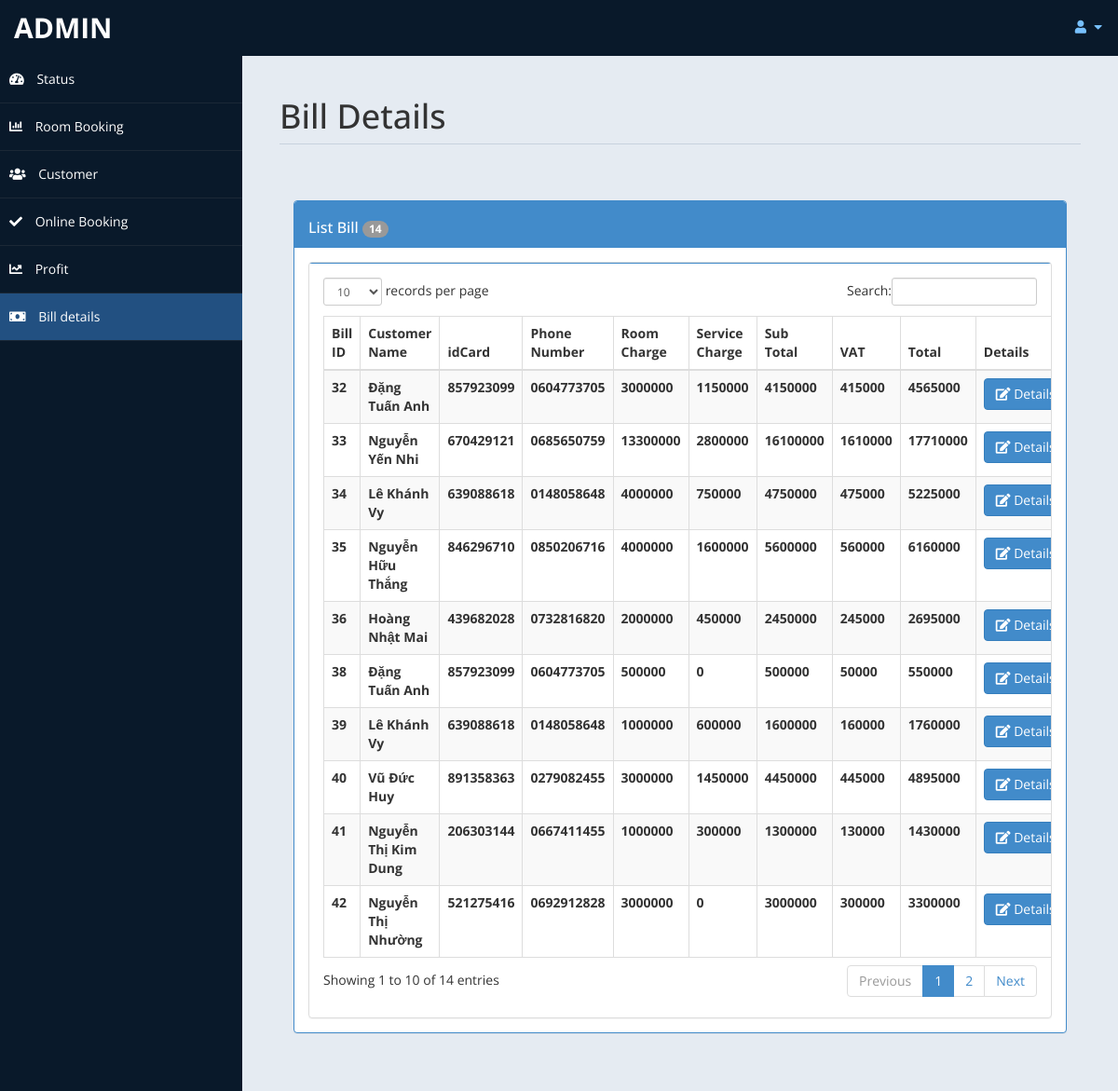
Screenshot of /HotelManagement/billdetail.php (signed in) with the database file from the repository.
### tables this page shows
CREATE TABLE `bill` (
  `billID` int(11) NOT NULL AUTO_INCREMENT,
  `registerID` int(15) NOT NULL,
  `paymentDate` date NOT NULL,
  `staff` varchar(15) NOT NULL,
  `roomcharge` float NOT NULL,
  `servicecharge` float NOT NULL,
  `subTotal` float NOT NULL,
  `vat` float NOT NULL,
  `total` float NOT NULL,
  `profit` int(11) NOT NULL,
  PRIMARY KEY (`billID`)
);

CREATE TABLE `customer` (
  `customerID` int(11) NOT NULL AUTO_INCREMENT,
  `customerName` text NOT NULL,
  `idCard` varchar(20) NOT NULL,
  `gender` text NOT NULL,
  `address` text NOT NULL,
  `phoneNumber` varchar(15) NOT NULL,
  `nationality` text NOT NULL,
  `email` text DEFAULT NULL,
  `note` text DEFAULT NULL,
  PRIMARY KEY (`customerID`)
);

### HotelManagement/billdetail.php (the view, shortened to what this page needs)
<!DOCTYPE html>
<html xmlns="http://www.w3.org/1999/xhtml">
<head>
    <link href="assets/css/bootstrap.css" rel="stylesheet" />
    <link href="assets/css/font-awesome.css" rel="stylesheet" />
    <link rel="stylesheet" href="https://cdnjs.cloudflare.com/ajax/libs/font-awesome/5.15.3/css/all.min.css"
 />
    <link href="assets/js/morris/morris-0.4.3.min.css" rel="stylesheet" />
    <link href="assets/css/custom-styles.css" rel="stylesheet" />
    <link href="assets/js/dataTables/dataTables.bootstrap.css" rel="stylesheet" />
</head>
<body onload="loadData()">
    <div id="wrapper">
        <nav class="navbar navbar-default top-navbar" role="navigation">
            <div class="navbar-header">
                <a class="navbar-brand" href="home.php"> <?php echo $_SESSION["user"]; ?> </a>
            </div>
            <ul class="nav navbar-top-links navbar-right">
                <li class="dropdown">
                    <a class="dropdown-toggle" data-toggle="dropdown" href="#" aria-expanded="false">
                        <i class="fa fa-user fa-fw"></i> <i class="fa fa-caret-down"></i>
                    </a>
                </li>
            </ul>
        </nav>
        <nav class="navbar-default navbar-side" role="navigation">
            <div class="sidebar-collapse">
                <ul class="nav" id="main-menu">
                    <li>
                        <a href="home.php"><i class="fas fa-tachometer-alt"></i> Status</a>
                    </li>
                    <li>
                        <a href="roombooking.php"><i class="fa fa-bar-chart-o"></i> Room Booking</a>
                    </li>
                    <li>
                        <a href="customer.php"><i class="fas fa-users"></i> Customer</a>
                    </li>
                    <li>
                        <a href="checkonlinebooking.php"><i class="fas fa-check"></i> Online Booking</a>
                    </li>
                    <li>
                        <a href="profit.php"><i class="fas fa-chart-line"></i> Profit</a>
                    </li>
                    <li>
                        <a class="active-menu" href="billdetail.php"><i class="fas fa-money-bill"></i> Bill details</a>
                    </li>
                </ul>
            </div>
        </nav>
        <div id="page-wrapper">
            <div id="page-inner">
                <div class="row">
                    <div class="col-md-12">
                        <h1 class="page-header">
                            Bill Details
                        </h1>
                    </div>
                </div>
                <?php
						include ('db.php');
						$sql = "SELECT bill.billID, customer.customerName, customer.idCard, customer.phoneNumber, bill.roomcharge, bill.servicecharge, bill.subTotal, bill.vat,bill.total FROM `bill`, `registrationform`,`customer` WHERE bill.registerID = registrationform.registerID AND registrationform.customerID = customer.customerID AND registrationform.note ='paid'";
						$result = mysqli_query($conn,$sql);
						$c = 0;
						while($row=mysqli_fetch_array($result) )
						{
							$c+=1;
						}
				?>
                <div class="row">
                    <div class="col-md-12">
                        <div class="panel-body">
                            <div class="panel-group" id="accordion">
                                <div class="panel panel-primary">
                                    <div class="panel-heading">
                                        <h4 class="panel-title">
                                            <div>
                                                List Bill <span class="badge"><?php echo $c ; ?></span>
                                            </div>
                                        </h4>
                                    </div>
                                    <div id="collapseTwo" class="panel-collapse in" style="height: auto;">
                                        <div class="panel-body">
                                            <div class="panel panel-default">
                                                <div class="panel-body">
                                                    <div class="table-responsive">
                                                        <table class="table table-striped table-bordered table-hover"
                                                            id="dataTables">
                                                            <thead>
                                                                <tr>
                                                                    <th>Bill ID</th>
                                                                    <th>Customer Name</th>
                                                                    <th>idCard</th>
                                                                    <th>Phone Number</th>
                                                                    <th>Room Charge</th>
                                                                    <th>Service Charge</th>
                                                                    <th>Sub Total</th>
                                                                    <th>VAT</th>
                                                                    <th>Total</th>
                                                                    <th>Details</th>
                                                                </tr>
                                                            </thead>
                                                            <tbody>
                                                                <?php
                                                                    $get_bill_infor = "SELECT bill.registerID, bill.billID, customer.customerName, customer.idCard, customer.phoneNumber, bill.roomcharge, bill.servicecharge, bill.subTotal, bill.vat,bill.total FROM `bill`, `registrationform`,`customer` WHERE bill.registerID = registrationform.registerID AND registrationform.customerID = customer.customerID AND registrationform.note ='paid'";
                                                                    $get_bill_infor_result = mysqli_query($conn,$get_bill_infor);
                                                                    while($trow=mysqli_fetch_array($get_bill_infor_result) )
                                                                    {
                                                                        $billID = $trow['billID'];
                                                                        $customerName = $trow['customerName'];
                                                                        $idCard = $trow['idCard'];
                                                                        $phoneNumber = $trow['phoneNumber'];
                                                                        $roomCharge = $trow['roomcharge'];
                                                                        $serviceCharge = $trow['servicecharge'];
                                                                        $subTotal = $trow['subTotal'];
                                                                        $VAT = $trow['vat'];
                                                                        $total = $trow['total'];
                                                                        $registerID = $trow['registerID'];
                                                                        echo"<tr>
                                                                            <th>".$billID."</th>
                                                                            <th>".$customerName."</th>
                                                                            <th>".$idCard."</th>
                                                                            <th>".$phoneNumber."</th>
                                                                            <th>".$roomCharge."</th>
                                                                            <th>".$serviceCharge."</th>
                                                                            <th>".$subTotal."</th>
                                                                            <th>".$VAT."</th>
                                                                            <th>".$total."</th>
                                                                            <td><a href='print.php?id=$registerID' target='_blank'><button class='btn btn-primary btn' data-toggle='modal' data-target='#myModal2'><i class='fas fa-edit'></i> Details</button></a></td>
                                                                            </tr>";
                                                                    }
                                                                ?>
                                                            </tbody>
                                                        </table>
                                                    </div>
                                                </div>
                                            </div>
                                        </div>
                                    </div>
                                </div>
                            </div>
                        </div>
                    </div>
                </div>
            </div>
        </div>
    </div>
</body>
</html>

### HotelManagement/assets/css/custom-styles.css (style rules this page uses)
body { font-family: 'Open Sans', sans-serif; }
#wrapper { width: 100%; background: #09192A; }
#page-wrapper { padding: 15px 15px; min-height: 600px; background: #E5EBF2; }
#page-inner { width: 100%; margin: 10px 20px 10px 0px; background-color: transparent; padding: 10px; min-height: 1200px; }
h1, .h1, h2, .h2, h3, .h3 { margin-top: 7px; margin-bottom: -5px; }
h4 { padding-top: 10px; }
.page-header { padding-bottom: 9px; margin: 10px 0 45px; border-bottom: 1px solid #C7D1DD; }
.top-navbar { margin: 0px; }
.top-navbar .navbar-brand { color: #fff; width: 260px; text-align: left; height: 60px; font-size: 30px; font-weight: 700; text-transform: uppercase; line-height: 30px; }
.top-navbar .nav>li { position: relative; display: inline-block; }
.top-navbar .nav>li>a { position: relative; display: block; padding: 19px 15px; color: #77C0FD; }
.active-menu { background-color: #225081!important; }
.sidebar-collapse, .sidebar-collapse .nav { background: none; }
.sidebar-collapse .nav { padding: 0; }
.sidebar-collapse .nav>li>a { color: #fff; background: transparent; text-shadow: none; }
.sidebar-collapse>.nav>li>a { padding: 15px 10px; }
.sidebar-collapse>.nav>li { border-bottom: 1px solid rgba(107, 108, 109, 0.19); }
.navbar-side { border: none; background-color: transparent; }
.top-navbar { background: #09192A; border-bottom: none; }
.top-navbar .nav>li>a>i { margin-right: 2px; }
.navbar-default { border: 0px solid black; }
.navbar-header { background: #09192A; }
.nav>li>a>i { margin-right: 10px; }
@media (min-width:768px) { #page-wrapper { margin: 0 0 0 260px; padding: 15px 30px; min-height: 1200px; } }
@media (min-width:768px) { .navbar-side { z-index: 1; position: absolute; width: 260px; } }
@media (min-width:768px) { .navbar { border-radius: 0px; } }

### rows the page displays
bill: billID "32", customer.customerName "Đặng Tuấn Anh", customer.idCard "857923099", customer.phoneNumber "0604773705", roomcharge "3000000", servicecharge "1150000", subTotal "4150000", vat "415000", total "4565000"
bill: billID "33", customer.customerName "Nguyễn Yến Nhi", customer.idCard "670429121", customer.phoneNumber "0685650759", roomcharge "13300000", servicecharge "2800000", subTotal "16100000", vat "1610000", total "17710000"
bill: billID "34", customer.customerName "Lê Khánh Vy", customer.idCard "639088618", customer.phoneNumber "0148058648", roomcharge "4000000", servicecharge "750000", subTotal "4750000", vat "475000", total "5225000"
bill: billID "35", customer.customerName "Nguyễn Hữu Thắng", customer.idCard "846296710", customer.phoneNumber "0850206716", roomcharge "4000000", servicecharge "1600000", subTotal "5600000", vat "560000", total "6160000"
bill: billID "36", customer.customerName "Hoàng Nhật Mai", customer.idCard "439682028", customer.phoneNumber "0732816820", roomcharge "2000000", servicecharge "450000", subTotal "2450000", vat "245000", total "2695000"
bill: billID "38", customer.customerName "Đặng Tuấn Anh", customer.idCard "857923099", customer.phoneNumber "0604773705", roomcharge "500000", servicecharge "0", subTotal "500000", vat "50000", total "550000"
bill: billID "39", customer.customerName "Lê Khánh Vy", customer.idCard "639088618", customer.phoneNumber "0148058648", roomcharge "1000000", servicecharge "600000", subTotal "1600000", vat "160000", total "1760000"
bill: billID "40", customer.customerName "Vũ Đức Huy", customer.idCard "891358363", customer.phoneNumber "0279082455", roomcharge "3000000", servicecharge "1450000", subTotal "4450000", vat "445000", total "4895000"
bill: billID "41", customer.customerName "Nguyễn Thị Kim Dung", customer.idCard "206303144", customer.phoneNumber "0667411455", roomcharge "1000000", servicecharge "300000", subTotal "1300000", vat "130000", total "1430000"
bill: billID "42", customer.customerName "Nguyễn Thị Nhường", customer.idCard "521275416", customer.phoneNumber "0692912828", roomcharge "3000000", servicecharge "0", subTotal "3000000", vat "300000", total "3300000"

### other values shown
$_SESSION["user"] "ADMIN"
$c "14"
